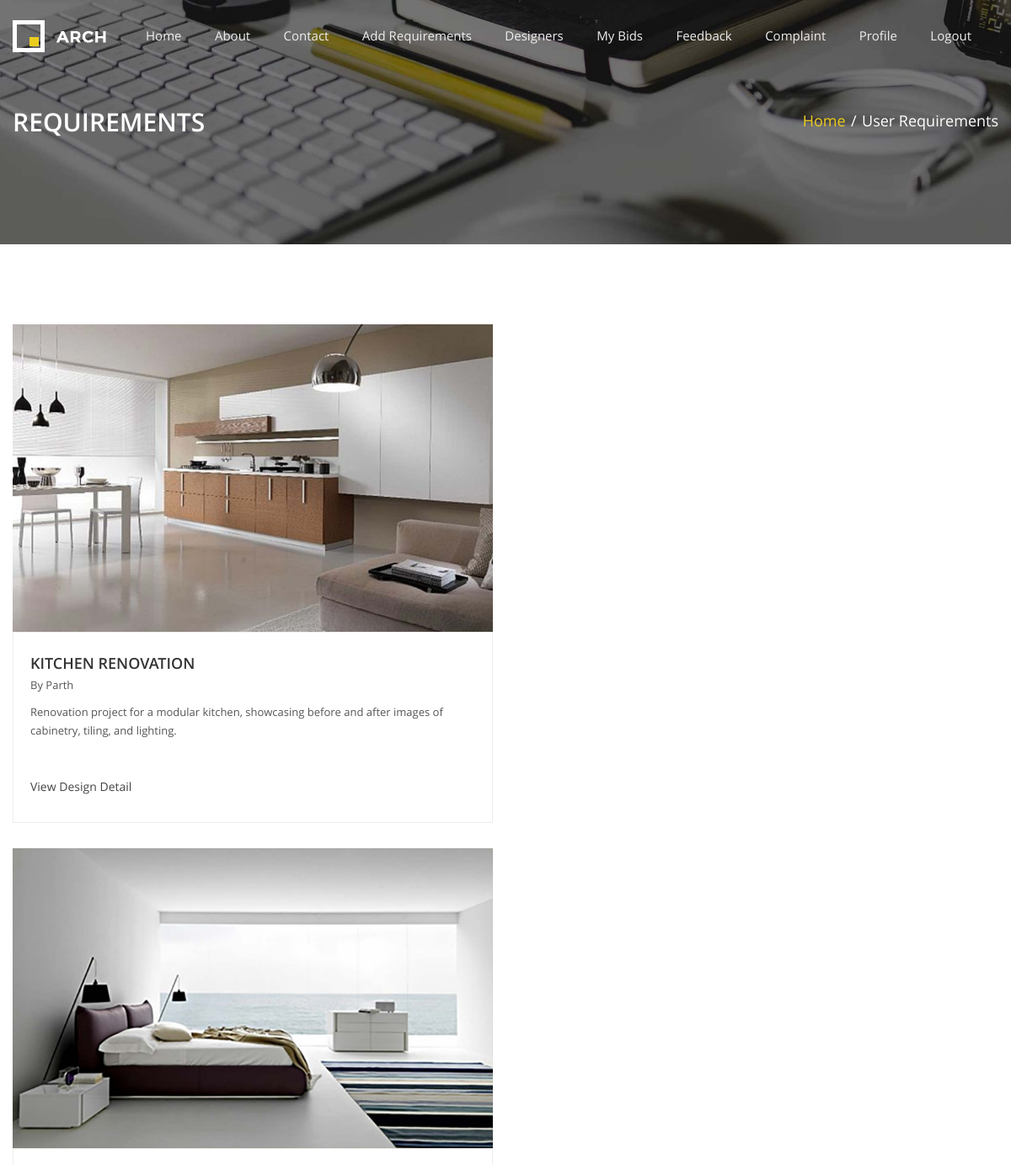
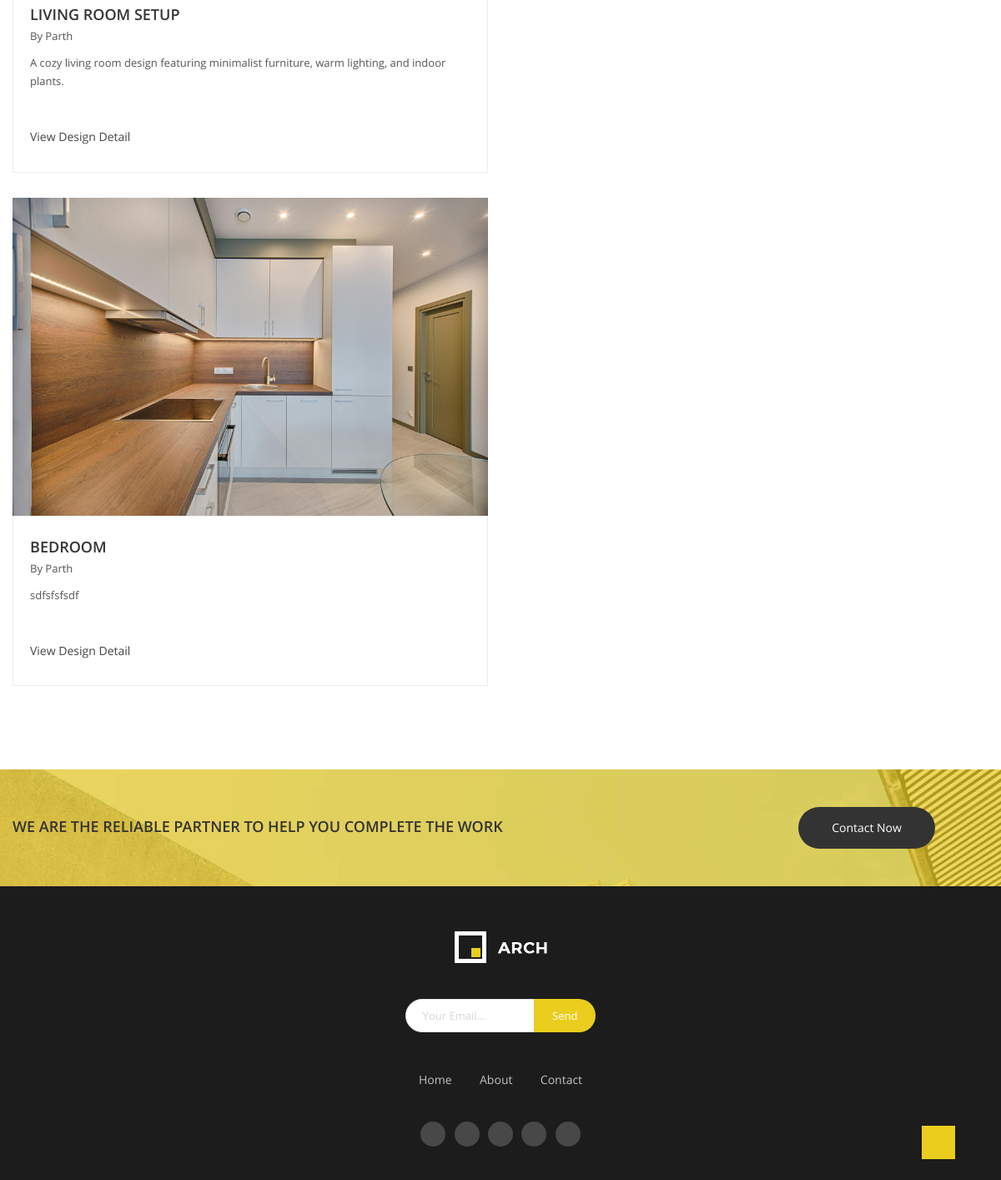
The page /showrequirements (signed in) on the database its author committed (2 pictures, top to bottom).
### myapp/models.py (models this page shows, shortened)
class Requirement(models.Model):
    REQUIREMENT_STATUS_CHOICES = [
        (0, 'Open'),
        (1, 'Close'),
    ]
    user = models.ForeignKey(Login, on_delete=models.CASCADE)
    req_name = models.CharField(max_length=150, null=False)
    initial_amount = models.DecimalField(max_digits=10, decimal_places=2, null=True, blank=True)
    req_desc = models.CharField(max_length=150, null=False)
    req_status = models.IntegerField(choices=REQUIREMENT_STATUS_CHOICES, null=False)
    req_img = models.ImageField(upload_to='products/', null=True, blank=True)
    current_highest_bid = models.IntegerField(default=0)
    bid_end_date = models.DateTimeField(null=True, blank=True)
    minimum_bid_increment = models.IntegerField(default=1)
    creation_date = models.DateField(auto_now_add=True, null=True, blank=True)
    def req_pic(self):
        return mark_safe('<img src = "{}" width = "100">'.format(self.req_img.url))
    req_pic.allow_tags = True

class Login(models.Model):
    name = models.CharField(max_length=100)
    email = models.EmailField(unique=True)
    password = models.CharField(max_length=100, default="admin@123")
    phone = models.CharField(max_length=20, null=True, blank=True)
    ROLE = (
        ("Designer", "Designer"),
        ("User", "User"),
    )
    role = models.CharField(max_length=10, choices=ROLE, default='User')
    STATUS = (
        ("0", "unapproved"),
        ("1", "approved")
    )
    status = models.CharField(max_length=10, choices=STATUS, default='0')
    id_proof = models.FileField(upload_to='id_proofs/', null=True, blank=True, default=None)
    def pic(self):
        return mark_safe('<img src = "{}" width = "100">'.format(self.id_proof.url))
    pic.allow_tags = True

### myapp/views.py (the view)
# urls.py: path('showrequirements', views.showrequirements, name='showrequirements'),
def showrequirements(request):
    context = checksession(request)
    alldetail = Requirement.objects.all()
    context.update({'alldetail':alldetail})
    return render(request,'blog-2col.html',context)

### myapp/views.py (called while the page is built)
def checksession(request):
    uid = request.session.get('log_id')
    if not uid:
        return None
    try:
        userdata = Login.objects.get(id=uid)
        is_designer = userdata.role == "Designer"
        if is_designer:
            try:
                profile = DesignerProfile.objects.get(user=userdata)
            except DesignerProfile.DoesNotExist:
                profile = None
        else:
            try:
                profile = UserProfile.objects.get(user=userdata)
            except UserProfile.DoesNotExist:
                profile = None
        context = {
            'userdata': userdata,
            'is_designer': is_designer,
            'profile': profile,
        }
        return context
    except Login.DoesNotExist:
        return None

### myapp/templates/blog-2col.html (shortened to what this page needs)
{%extends 'base.html'%}
{%block main%}
{%load static%}
    <section class="navigation">
      <div class="parallax parallax--nav-3">
        <div class="container clearfix">
          <div class="row">
            <div class="col-md-12">
              <h2>
                Requirements
              </h2>
              <ul class="breadcrumbs ul--inline ul--no-style">
                <li>
                  <a href=" {% static 'index.html' %} ">Home</a>
                </li>
                <span>/</span>
                <li class="active">
                  User Requirements
                </li>
              </ul>
            </div>
          </div>
        </div>
      </div>
    </section>
    <div class="blog1">
      <div class="container">
        <div class="row">
          {%for i in alldetail%}
        <div id="isotope-grid" class="clearfix">
          <div class="col-md-6 item design">
            <div class="blog-item">
              <div class="img-blog">
                <a href="#">
                  <img alt="Blog 1" src="{{i.req_img.url}}">
                </a>
              </div>
              <div class="blog-content">
                <h4 class="blog-title">
                  <a href="#">{{i.req_name}}</a>
                </h4>
                <p class="blog-meta">
                 By {{i.user.name}}
                </p>
                <p>
                  {{i.req_desc}}
                </p><br><br>
                <a href="{% url 'single_property' i.id %}">View Design Detail</a>
              </div>
            </div>
          </div>
        </div>
          {%endfor%}
      </div>
        </div>
    </div>
    <section class="contact">
      <div class="parallax parallax--contact parallax--contact1">
        <div class="container">
          <div class="row">
            <div class="col-md-12">
              <div class="contact__inner clearfix">
                <p class="contact__content">
                  We are the reliable partner to help you complete the work
                </p>
                <a href=" {% static 'contact.html' %} " class="au-btn au-btn--big au-btn--pill au-btn--dark">Contact Now</a>
              </div>
            </div>
          </div>
        </div>
      </div>
    </section>
{%endblock%}

### rows shown on the page
Requirement: req_img (picture), req_name "KITCHEN RENOVATION", user.name "Parth", req_desc "Renovation project for a modular kitchen, showcasing before and after images of cabinetry, tiling, and lighting."
Requirement: req_img (picture), req_name "LIVING ROOM SETUP", user.name "Parth", req_desc "A cozy living room design featuring minimalist furniture, warm lighting, and indoor plants."
Requirement: req_img (picture), req_name "BEDROOM", user.name "Parth", req_desc "sdfsfsfsdf"
